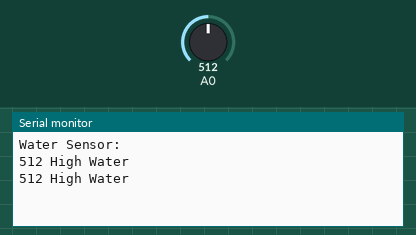
The sketch below on a simulated Arduino Uno, built with avr-gcc and run on an emulated ATmega328P. Parts: the last lines printed to the serial monitor. The inputs (shaded band) are chosen by the test bench; at power-on: A0 = 512.

Above: at 1.8 s.
1.9 s: A0 set to 468
At 2.3 s:
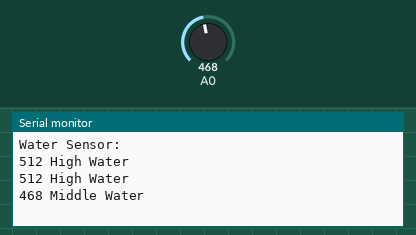
4.5 s: A0 set to 365
At 5.8 s:
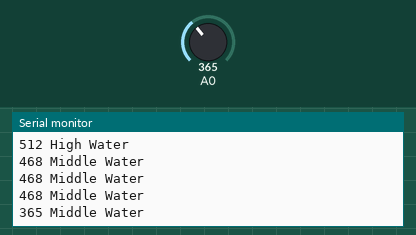
6.0 s: A0 set to 339
At 6.6 s:
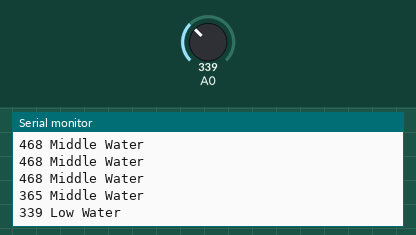
8.5 s: A0 set to 107
At 9.8 s:
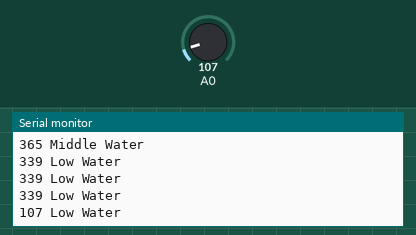
10.0 s: A0 set to 92
At 10.8 s:
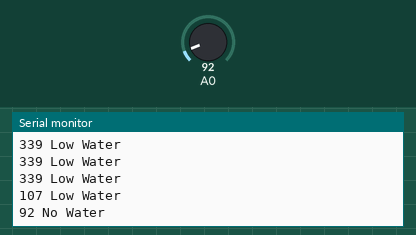

Measured:
- the behaviour switches between 481 and 480 on A0 (found by bisection; images 0 and 1)
- the behaviour switches between 351 and 350 on A0 (found by bisection; images 2 and 3)
- the behaviour switches between 101 and 100 on A0 (found by bisection; images 4 and 5)
- after the input at 1.9 s, the serial monitor: prints a new line after 0.10 s (image 1)
- after the input at 4.5 s, the serial monitor: prints a new line after 0.50 s (image 2)
- after the input at 6.0 s, the serial monitor: prints a new line at once (image 3)
- after the input at 8.5 s, the serial monitor: prints a new line after 0.51 s (image 4)
- after the input at 10.0 s, the serial monitor: prints a new line at once (image 5)

The sketch:

ArduinoWaterSensor.ino
```cpp
/*
  水位偵測
  - : GND
  + : 5v
  S : A0
*/
void setup() {
  Serial.begin(9600);
  delay(2);
  Serial.println("Water Sensor:");
}

void loop() {
  // 從 A0 中讀取資料
  int value = analogRead(A0);
  Serial.print(value);
  if(value <= 100) {
      Serial.println(" No Water");
  } else if(value > 100 && value <= 350) {
    Serial.println(" Low Water");
  } else if(value > 350 && value <= 480) {
    Serial.println(" Middle Water");
  } else {
    Serial.println(" High Water");
  }
  delay(1000);
}
```
